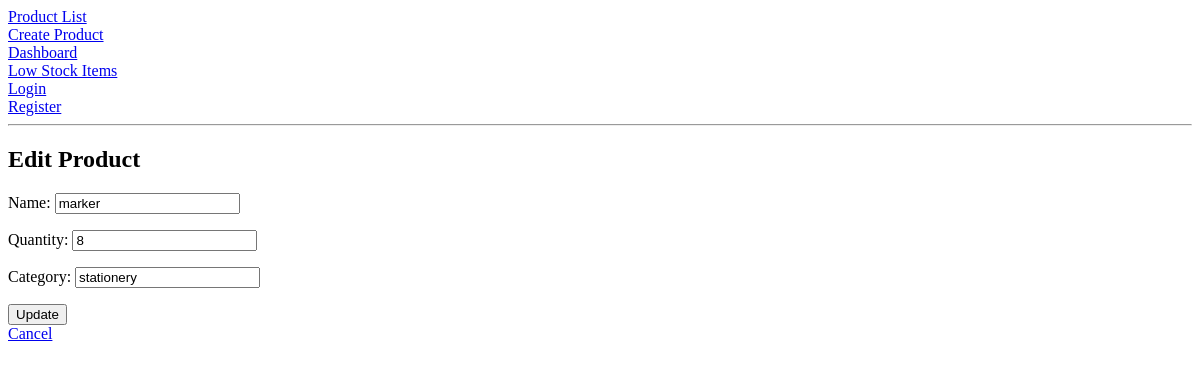
/Student/productupdate/2/, run on an earlier commit of the app's database.
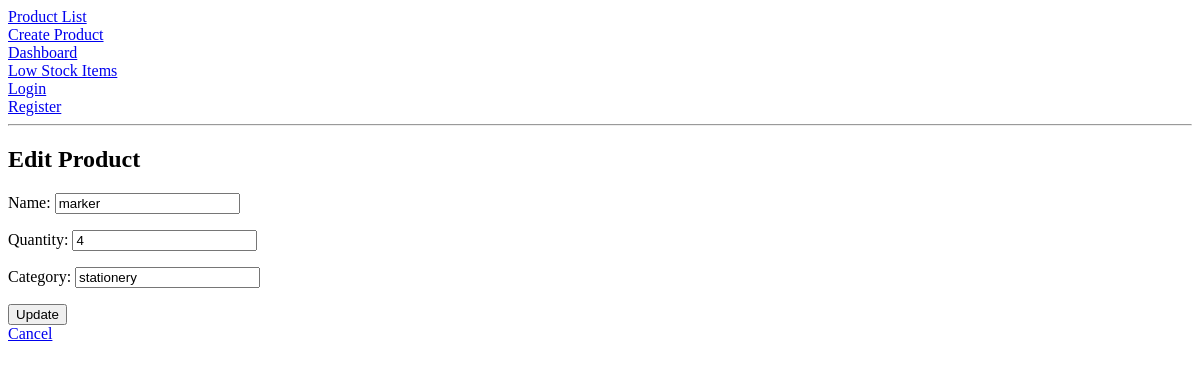
And on a later commit of the database.
### Student/models.py (models this page shows, shortened)
class Products(models.Model):
    name = models.CharField(max_length=70)
    quantity = models.IntegerField()
    category = models.CharField(max_length=30)

### Student/views.py (the view)
# urls.py: path('productupdate/<int:pk>/', ProductUpdateView.as_view(), name='product_update'),
class ProductUpdateView(UpdateView):
    model = Products
    fields = ['name', 'quantity', 'category']
    template_name = 'Student/product_update.html'
    success_url = reverse_lazy('product_list')
    context_object_name = 'product'

### Student/templates/student/product_update.html (shortened to what this page needs)
{% extends "Student/parent.html" %}
{% block content %}
<h2>Edit Product</h2>
<form method="POST">
    {{form.as_p}}
    <button type="submit">Update</button>
</form>
<a href="{% url 'product_detail' product.id %}">Cancel</a>
{% endblock %}

What changed in the data, as far as the page shows it:
changed Products "marker": quantity "8" → "4"
